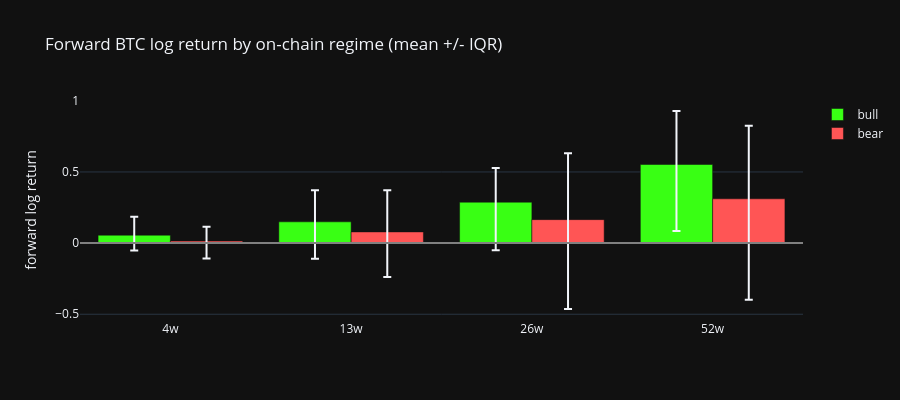

The cell this chart's notebook holds for it:
### Code cell
bt = pl.DataFrame(bt_rows)
fig2 = go.Figure()
for label, color in [("bull", "#39ff14"), ("bear", "#ff5555")]:
    sub = bt.filter(pl.col("regime") == label).sort("horizon")
    rows = sub.to_dicts()
    fig2.add_trace(go.Bar(
        x=[f"{r['horizon']}w" for r in rows], y=[r["mean"] for r in rows],
        name=label, marker_color=color,
        error_y=dict(type="data",
                     array=[r["p75"] - r["mean"] for r in rows],
                     arrayminus=[r["mean"] - r["p25"] for r in rows]),
    ))
fig2.add_hline(y=0, line_color="gray")
fig2.update_layout(
    title="Forward BTC log return by on-chain regime (mean +/- IQR)",
    template="plotly_dark", barmode="group", height=400,
    yaxis_title="forward log return",
)
fig2.show()

### Figure 1 — Plotly figure (JSON) as saved in the notebook; plotly's stock layout.template omitted (floating-point values rounded to 4 significant figures)
{"data": [{"error_y": {"array": [0.1292, 0.2219, 0.2396, 0.3759], "arrayminus": [0.1069, 0.2585, 0.3381, 0.4668], "type": "data"}, "marker": {"color": "#39ff14"}, "name": "bull", "type": "bar", "x": ["4w", "13w", "26w", "52w"], "y": [0.05557, 0.1494, 0.2875, 0.5523]}, {"error_y": {"array": [0.1011, 0.2937, 0.4656, 0.5136], "arrayminus": [0.122, 0.3161, 0.628, 0.7085], "type": "data"}, "marker": {"color": "#ff5555"}, "name": "bear", "type": "bar", "x": ["4w", "13w", "26w", "52w"], "y": [0.01415, 0.07855, 0.1649, 0.3112]}], "layout": {"barmode": "group", "height": 400, "shapes": [{"line": {"color": "gray"}, "type": "line", "x0": 0, "x1": 1, "xref": "x domain", "y0": 0, "y1": 0, "yref": "y"}], "title": {"text": "Forward BTC log return by on-chain regime (mean +/- IQR)"}, "yaxis": {"title": {"text": "forward log return"}}}}
